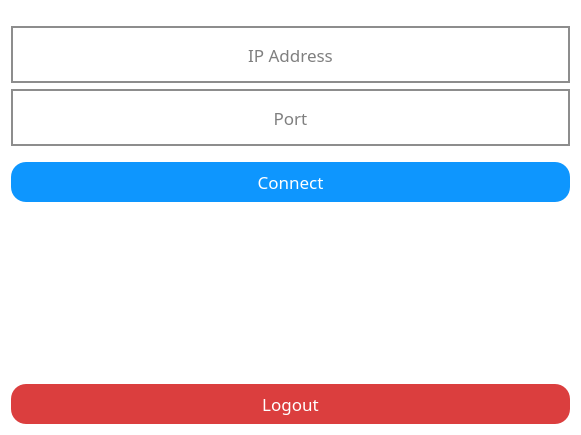
<?xml version="1.0" encoding="UTF-8"?>
<ui version="4.0">
 <class>SettingsWindow</class>
 <widget class="QWidget" name="SettingsWindow">
  <property name="geometry">
   <rect>
    <x>0</x>
    <y>0</y>
    <width>581</width>
    <height>435</height>
   </rect>
  </property>
  <property name="windowTitle">
   <string>Form</string>
  </property>
  <property name="styleSheet">
   <string notr="true">border:0px;
background-color:rgba(0,0,0,0);</string>
  </property>
  <layout class="QVBoxLayout" name="verticalLayout_2">
   <item>
    <spacer name="verticalSpacer_3">
     <property name="orientation">
      <enum>Qt::Vertical</enum>
     </property>
     <property name="sizeType">
      <enum>QSizePolicy::Fixed</enum>
     </property>
     <property name="sizeHint" stdset="0">
      <size>
       <width>20</width>
       <height>15</height>
      </size>
     </property>
    </spacer>
   </item>
   <item>
    <layout class="QVBoxLayout" name="verticalLayout">
     <item>
      <widget class="QLineEdit" name="lineEditIpAddress">
       <property name="sizePolicy">
        <sizepolicy hsizetype="Expanding" vsizetype="Expanding">
         <horstretch>0</horstretch>
         <verstretch>0</verstretch>
        </sizepolicy>
       </property>
       <property name="maximumSize">
        <size>
         <width>16777215</width>
         <height>16777215</height>
        </size>
       </property>
       <property name="font">
        <font>
         <family>Microsoft Yahei</family>
         <pointsize>-1</pointsize>
         <weight>56</weight>
         <italic>false</italic>
         <bold>false</bold>
        </font>
       </property>
       <property name="focusPolicy">
        <enum>Qt::ClickFocus</enum>
       </property>
       <property name="styleSheet">
        <string notr="true">border:1.5px solid rgb(141,141,141);
font-family:Microsoft Yahei;
font:17px;
font-weight:450;
background-color:white;</string>
       </property>
       <property name="alignment">
        <set>Qt::AlignCenter</set>
       </property>
       <property name="placeholderText">
        <string>IP Address</string>
       </property>
      </widget>
     </item>
     <item>
      <widget class="QLineEdit" name="lineEditPort">
       <property name="sizePolicy">
        <sizepolicy hsizetype="Expanding" vsizetype="Expanding">
         <horstretch>0</horstretch>
         <verstretch>0</verstretch>
        </sizepolicy>
       </property>
       <property name="maximumSize">
        <size>
         <width>16777215</width>
         <height>16777215</height>
        </size>
       </property>
       <property name="font">
        <font>
         <family>Microsoft Yahei</family>
         <pointsize>-1</pointsize>
         <weight>56</weight>
         <italic>false</italic>
         <bold>false</bold>
        </font>
       </property>
       <property name="focusPolicy">
        <enum>Qt::ClickFocus</enum>
       </property>
       <property name="styleSheet">
        <string notr="true">border:1.5px solid rgb(141,141,141);
font-family:Microsoft Yahei;
font:17px;
font-weight:450;
background-color:white;</string>
       </property>
       <property name="alignment">
        <set>Qt::AlignCenter</set>
       </property>
       <property name="placeholderText">
        <string>Port</string>
       </property>
      </widget>
     </item>
     <item>
      <spacer name="verticalSpacer">
       <property name="orientation">
        <enum>Qt::Vertical</enum>
       </property>
       <property name="sizeType">
        <enum>QSizePolicy::Fixed</enum>
       </property>
       <property name="sizeHint" stdset="0">
        <size>
         <width>20</width>
         <height>10</height>
        </size>
       </property>
      </spacer>
     </item>
     <item>
      <widget class="QPushButton" name="btnConnectOrNot">
       <property name="sizePolicy">
        <sizepolicy hsizetype="MinimumExpanding" vsizetype="Minimum">
         <horstretch>0</horstretch>
         <verstretch>0</verstretch>
        </sizepolicy>
       </property>
       <property name="maximumSize">
        <size>
         <width>16777215</width>
         <height>16777215</height>
        </size>
       </property>
       <property name="cursor">
        <cursorShape>PointingHandCursor</cursorShape>
       </property>
       <property name="styleSheet">
        <string notr="true">QPushButton
{
    font-family:Microsoft Yahei;
    font:17px;
    color:white;
    background-color:rgb(14 , 150 , 254);
    border-radius:15px;
    height:40px;
}

QPushButton:hover
{
    background-color:rgb(44 , 137 , 255);
}

QPushButton:pressed
{
    background-color:rgb(14 , 135 , 228);
}</string>
       </property>
       <property name="text">
        <string>Connect</string>
       </property>
      </widget>
     </item>
    </layout>
   </item>
   <item>
    <spacer name="verticalSpacer_2">
     <property name="orientation">
      <enum>Qt::Vertical</enum>
     </property>
     <property name="sizeHint" stdset="0">
      <size>
       <width>20</width>
       <height>160</height>
      </size>
     </property>
    </spacer>
   </item>
   <item>
    <widget class="QPushButton" name="btnLogout">
     <property name="sizePolicy">
      <sizepolicy hsizetype="MinimumExpanding" vsizetype="Minimum">
       <horstretch>0</horstretch>
       <verstretch>0</verstretch>
      </sizepolicy>
     </property>
     <property name="maximumSize">
      <size>
       <width>16777215</width>
       <height>16777215</height>
      </size>
     </property>
     <property name="cursor">
      <cursorShape>PointingHandCursor</cursorShape>
     </property>
     <property name="styleSheet">
      <string notr="true">QPushButton
{
    font-family:Microsoft Yahei;
    font:17px;
    color:white;
    background-color:rgb(219 , 62 , 62);
    border-radius:15px;
    height:40px;
}

QPushButton:hover
{
    background-color:rgb(208 , 59 , 59);
}

QPushButton:pressed
{
    background-color:rgb(197 , 56 , 56);
}</string>
     </property>
     <property name="text">
      <string>Logout</string>
     </property>
    </widget>
   </item>
  </layout>
 </widget>
 <resources/>
 <connections/>
</ui>
